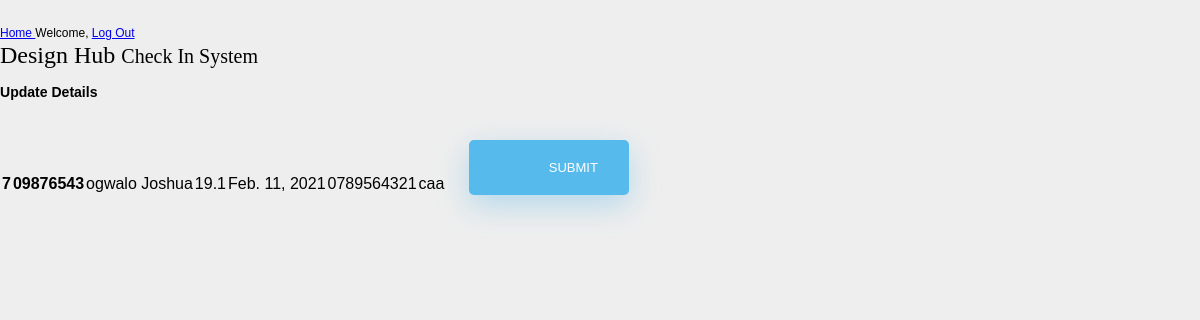
The app's page /edit/7 with its own data.
### design_hub_app/models.py (models this page shows, shortened)
class Guest(models.Model):
    id_number = models.CharField(max_length=12, blank=True)
    name = models.CharField(max_length=55)
    temperature = models.DecimalField(max_digits=3,decimal_places=1)
    company = models.CharField(max_length=95)
    telephone_number = models.CharField(max_length=15)
    date = models.DateField(auto_now_add=True)

### design_hub_app/views.py (the view)
# urls.py: path('edit/<int:id>', views.edit),
def edit(request, id):
    guest = Guest.objects.get(id=id)
    return render(request,'design_hub_app/edit.html', {'guest':guest})

### design_hub_app/templates/design_hub_app/edit.html (shortened to what this page needs)
<!DOCTYPE html>
<html lang="en">
<head>
    {% load static %}
    <link rel="stylesheet" href="{% static 'css/style.css' %}"/>
</head>
<body class="mx-n3">
  <nav class="d-flex justify-content-end align-items-center flex-row flex-nowrap">
      <span class="mr-auto pl-5 lead">
          <a class="" href="{% url 'homepage' %}">Home </a></span>
      <span class="pr-3"> Welcome, {{ user.username }}</span>
      <span class="py-3 mr-3">
          <a class="nav-link border rounded" href="{% url 'logout' %}">Log Out
          </a>
      </span>
  </nav>
  <main class="mb-5 mx-3">
      <h1 class="text-bold jumbotron mx-n2">
          Design Hub
          <small class="lead">Check In System</small>
      </h1>
      {% if submitted %}
      <section class="px-3 py-4">
          <p class="success lead">
              submitted
          </p>
      </section>
      {% else %}
      <section class="mx-3 pl-4">
          <h3 class="py-3">Update Details </h3>
          <form action="/update/{{guest.id}}" method="POST" class="post">
              <table class="">
                  <tr>
                      <th class="px-n2">{{ guest.id }}</th>
                        <th>{{ guest.id_number }}</th>
                        <td>{{ guest.name }}</td>
                        <td>{{ guest.temperature }}</td>
                        <td>{{ guest.date }}</td>
                        <td>{{ guest.telephone_number }}</td>
                        <td>{{ guest.company }}</td>
                      <td><input type="submit" class="mt-2 btn bg-primary text-white" value="Submit"></td>
                  </tr>
              </table>
          </form>
      </section>
      {% endif %}
  </main>
</body>
</html>

### design_hub_app/static/css/style.css (style rules this page uses)
body { font:12px/1.4 Verdana,Arial; background:#eee; height:100%; margin:25px 0; padding:0 }
h1 { font:24px Georgia,Verdana; margin:0 }
tbody>tr>* { margin: .78rem .5rem !important; padding: 1rem 0rem !important; }
input:not([submit]) { margin-left: 1.4rem !important; padding: 0.3rem; width: 240px; }
input[type=submit] { width: 45%; }
input[type=button], input[type=submit], input[type=reset] { background-color: #56baed; border: none; color: white; padding: 20px 80px; text-align: center; text-decoration: none; display: inline-block; text-transform: uppercase; font-size: 13px; -webkit-box-shadow: 0 10px 30px 0 rgba(95, 186, 233, 0.4); box-shadow: 0 10px 30px 0 rgba(95, 186, 233, 0.4); -webkit-border-radius: 5px 5px 5px 5px; border-radius: 5px 5px 5px 5px; margin: 5px 20px 40px 20px; -webkit-transition: all 0.3s ease-in-out; -moz-transition: all 0.3s ease-in-out; -ms-transition: all 0.3s ease-in-out; -o-transition: all 0.3s ease-in-out; transition: all 0.3s ease-in-out; }

### records on screen
Guest: id "7", id_number "09876543", name "ogwalo Joshua", temperature "19.1", date "Feb. 11, 2021", telephone_number "0789564321", company "caa"
